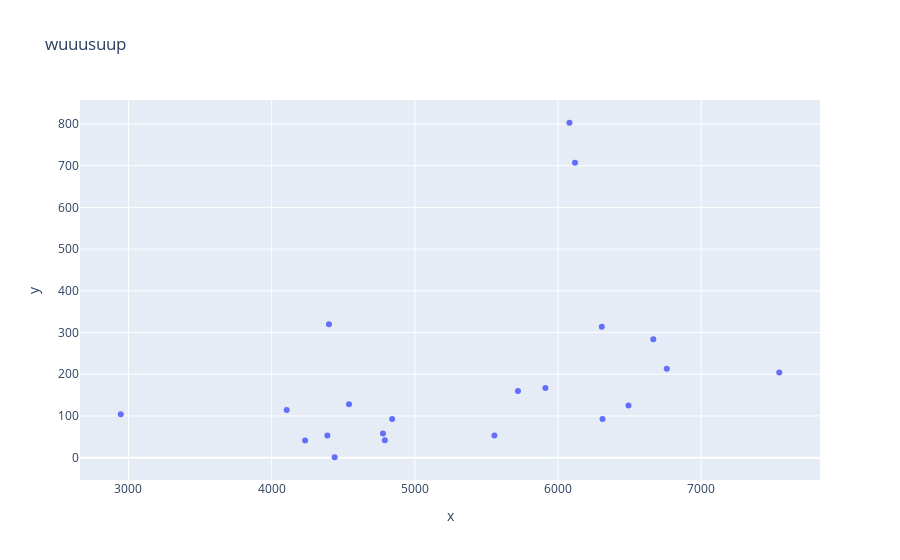

Write notebook code for a chart like this one.
### Code cell
import pandas as pd
import plotly.graph_objects as go
import plotly.express as px
import matplotlib.pyplot as plt 

df_regional_data = pd.read_csv("Regional_Totals_Data.csv")
df = pd.read_csv("Regional_Daily_Cases.csv")
datum = df["Date"]
input_datum = input(" Ange en datum mellan 2020-02-04 och 2021-02-11!")

lista_regioner = df.columns[2:]

df_given_datum= df[df["Date"]==input_datum]
lista_cases = []
for x in regioner:
    casesPer_region = df_given_datum[x].iloc[0]
    lista_cases.append(casesPer_region)

per_100k= df_regional_data["Cases_per_100k_Pop"]

fig = px.scatter( x=per_100k, y=lista_cases, hover_name=lista_regioner, title="wuuusuup")
fig.show()
#print(per_100k_lista)
#print(cases)
#hover_name="country",

### Figure 1 — Plotly figure (JSON) as saved in the notebook; plotly's stock layout.template omitted (floating-point values rounded to 4 significant figures)
{"data": [{"hovertemplate": "<b>%{hovertext}</b><br><br>x=%{x}<br>y=%{y}<extra></extra>", "hovertext": ["Blekinge", "Dalarna", "Gotland", "Gävleborg", "Halland", "Jämtland_Härjedalen", "Jönköping", "Kalmar", "Kronoberg", "Norrbotten", "Skåne", "Stockholm", "Sörmland", "Uppsala", "Värmland", "Västerbotten", "Västernorrland", "Västmanland", "Västra_Götaland", "Örebro", "Östergötland"], "legendgroup": "", "marker": {"color": "#636efa", "symbol": "circle"}, "mode": "markers", "name": "", "orientation": "v", "showlegend": false, "type": "scatter", "x": [4791.0, 4842.0, 4440.0, 6760.0, 6306.0, 4777.0, 6666.0, 4234.0, 6492.0, 4389.0, 7545.0, 6080.0, 4105.0, 5912.0, 2946.0, 4400.0, 5720.0, 6311.0, 6118.0, 5556.0, 4540.0], "xaxis": "x", "y": [42, 93, 1, 213, 314, 58, 284, 41, 125, 53, 204, 803, 114, 167, 104, 320, 160, 93, 707, 53, 128], "yaxis": "y"}], "layout": {"legend": {"tracegroupgap": 0}, "title": {"text": "wuuusuup"}, "xaxis": {"anchor": "y", "domain": [0, 1], "title": {"text": "x"}}, "yaxis": {"anchor": "x", "domain": [0, 1], "title": {"text": "y"}}}}
